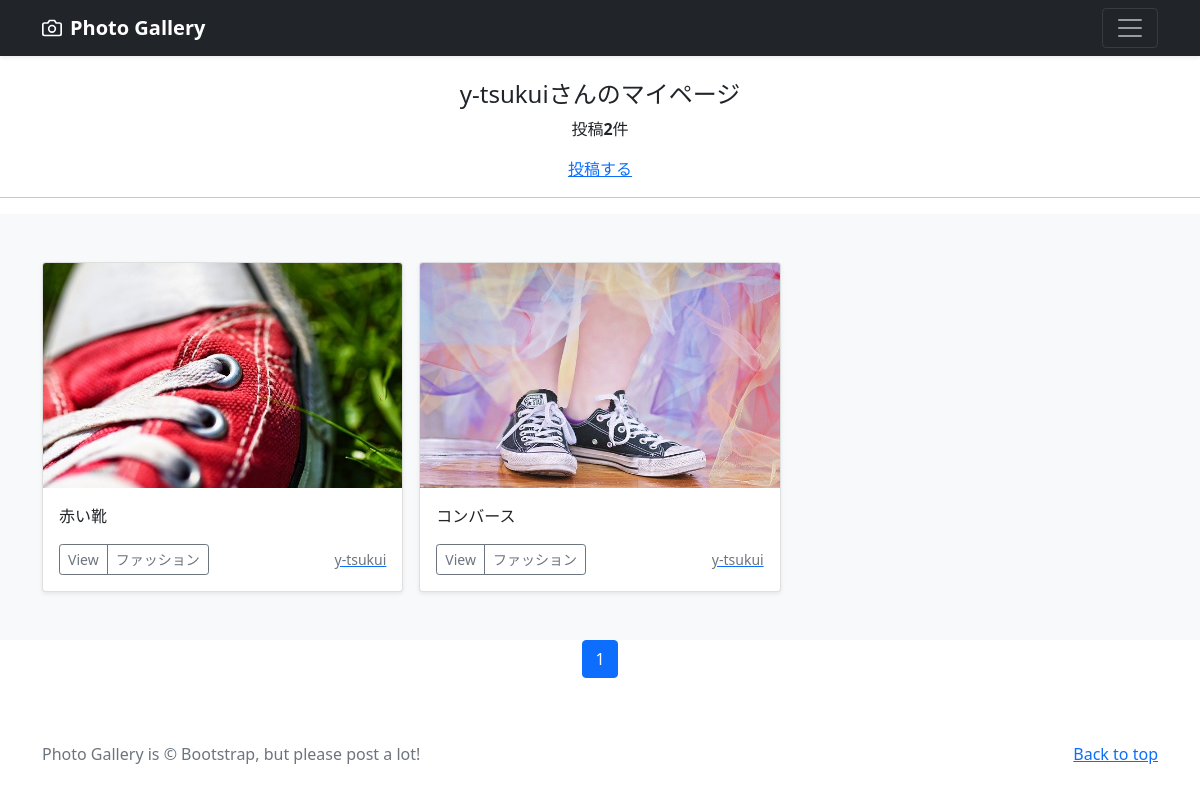
Screenshot of /mypage/ (signed in) with the database file from the repository.
### accounts/models.py (models this page shows)
class CustomUser(AbstractUser):
    pass

### photo/models.py (models this page shows, shortened)
class PhotoPost(models.Model):
    user = models.ForeignKey(
        CustomUser,
        verbose_name='ユーザー',
        on_delete=models.CASCADE
        )
    category = models.ForeignKey(
        Category,
        verbose_name='カテゴリ',
        on_delete=models.PROTECT
        )
    title = models.CharField(
        verbose_name='タイトル',
        max_length=200
        )
    comment = models.TextField(
        verbose_name='コメント',
        )
    image1 = models.ImageField(
        verbose_name='イメージ1',
        upload_to = 'photos'
        )
    image2 = models.ImageField(
        verbose_name='イメージ2',
        upload_to = 'photos',
        blank=True,
        null=True
        )
    posted_at = models.DateTimeField(
        verbose_name='投稿日時',
        auto_now_add=True
        )

class Category(models.Model):
    title = models.CharField(
        verbose_name='カテゴリ',
        max_length=20)

### photo/views.py (the view)
# urls.py: path('mypage/', views.MypageView.as_view(), name = 'mypage'),
class MypageView(ListView):
    template_name = 'mypage.html'
    paginate_by = 9
    def get_queryset(self):
        queryset = PhotoPost.objects.filter(user=self.request.user).order_by('-posted_at')
        return queryset

### photo/templates/mypage.html (shortened to what this page needs)
{% extends 'base.html' %}
    {% block contents %}
    {% if user.is_authenticated %}
        <br>
        <div style="text-align: center">
            <h4>{{user.username}}さんのマイページ</h4>
            {% if object_list.count == 0 %}
                <p>{{user.username}}さんの投稿はありません</p>
            {% else %}
                <p>投稿<strong>{{object_list.count}}</strong>件</p>
            {% endif %}
            <a href="{% url 'photo:post' %}">投稿する</a>
        </div>
        <hr>
    {% endif %}
    {% include "photos_list.html" %}
    {% include "pagination.html" %}
    {% endblock %}

### photo/templates/base.html (shortened to what this page needs)
{% load static %}
<!doctype html>
<html lang="en">
  <head>
    <link href="https://cdn.jsdelivr.net/npm/bootstrap@5.0.2/dist/css/bootstrap.min.css"
          rel="stylesheet"
>
  </head>
  <body>
    <header>
      <div class="navbar navbar-dark bg-dark shadow-sm">
        <div class="container">
          <a href="{% url 'photo:index' %}"
             class="navbar-brand d-flex align-items-center">
            <strong>Photo Gallery</strong>
          </a>
          <button class="navbar-toggler"
                  type="button"
                  data-bs-toggle="collapse"
                  data-bs-target="#navbarHeader"
                  aria-controls="navbarHeader"
                  aria-expanded="false"
                  aria-label="Toggle navigation">
            <span class="navbar-toggler-icon"></span>
          </button>
        </div>
      </div>
    </header>
    <main>
      {% block contents %}{% endblock %}
    </main>
    <footer class="text-muted py-5">
      <div class="container">
        <p class="float-end mb-1">
          <a href="#">Back to top</a>
        </p>
        <p class="mb-1">
          Photo Gallery is &copy; Bootstrap, but please post a lot!</p>
      </div>
    </footer>
  </body>
</html>

### photo/templates/photos_list.html (shortened to what this page needs)
  <div class="album py-5 bg-light">
    <div class="container">
      <div class="row row-cols-1 row-cols-sm-2 row-cols-md-3 g-3">
        {% for record in object_list %}
        <div class="col">
          <div class="card shadow-sm">
            <img src="{{ record.image1.url }}"
                 class="bd-placeholder-img card-img-top"
                 width="100%" height="225"
                 xmlns="http://www.w3.org/2000/svg"
                 role="img" aria-label="Placeholder: Thumbnail"
                 preserveAspectRatio="xMidYMid slice"
                 focusable="false">
                 <rect width="100%" height="100%" fill="#55595c"/>
            <div class="card-body">
              <p class="card-text">
                {{ record.title }}
              </p>
              <div class="d-flex justify-content-between align-items-center">
                <div class="btn-group">
                  <button type="button" class="btn btn-sm btn-outline-secondary" onclick="location.href='{% url 'photo:photo_detail' record.pk %}'">
                          View</button>
                  <button type="button" class="btn btn-sm btn-outline-secondary" onclick="location.href='{% url 'photo:photos_cat' category=record.category.id %}'">
                          {{record.category.title}}</button>
                </div>
                <a href="{% url 'photo:user_list' user=record.user.id %}">
                  <small class="text-muted">
                    {{record.user.username}}</small>
                </a>
              </div>
            </div>
          </div>
        </div>
        {% endfor %}
      </div>
    </div>
  </div>

### photo/templates/pagination.html (shortened to what this page needs)
<ul class="pagination" style="justify-content: center">
    {% for num in page_obj.paginator.page_range %}
        {% if page_obj.number == num %}
        <li class="page-item active">
            <span class="page-link">{{ num }}</span>
        </li>
        {% else %}
        <li class="page-item">
            <a class="page-link" href="?page={{ num }}">{{ num }}</a>
        </li>
        {% endif %}
    {% endfor %}
</ul>

### photo/templates/base.html (style rules this page uses)
.bd-placeholder-img { font-size: 1.125rem; text-anchor: middle; -webkit-user-select: none; -moz-user-select: none; user-select: none; }

### rows the page displays
CustomUser: username "y-tsukui"
PhotoPost: image1 (picture), title "赤い靴", category "ファッション", user.username "y-tsukui"
PhotoPost: image1 (picture), title "コンバース", category "ファッション", user.username "y-tsukui"

### other values shown
{{ object_list.count }} "2"
{{ num }} "1"
